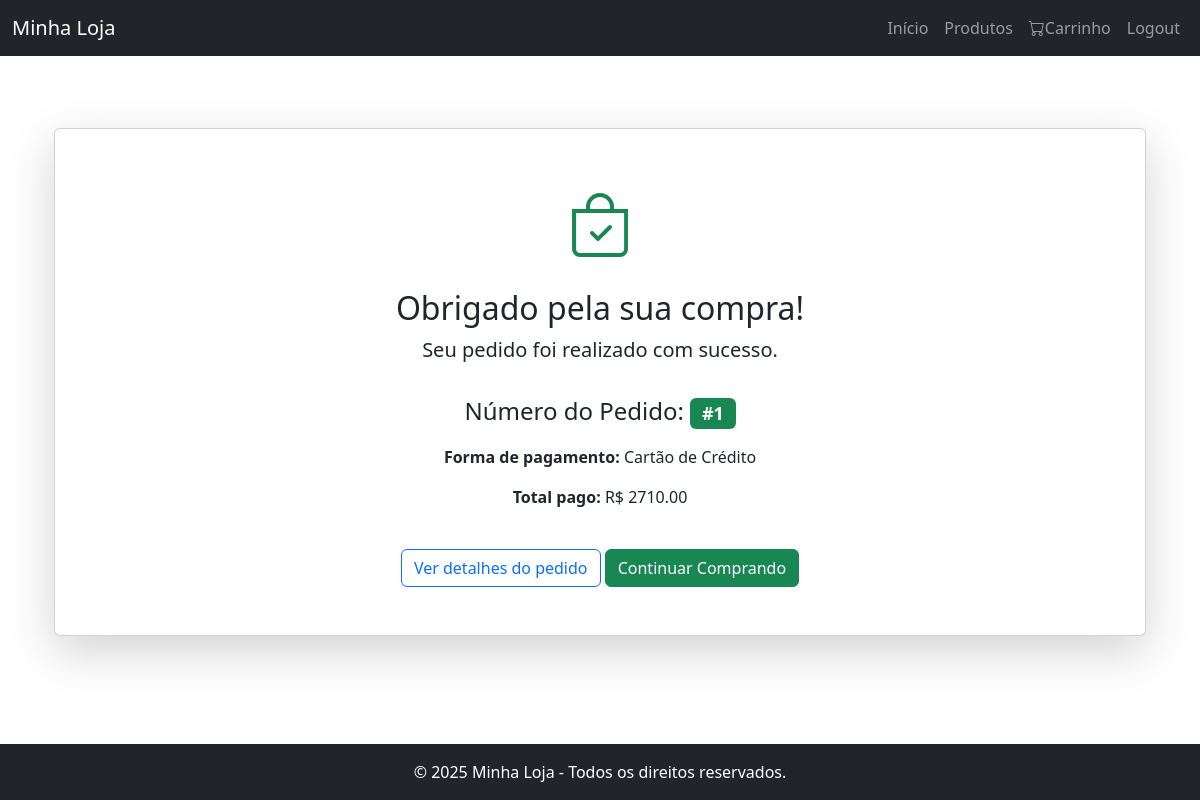
Screenshot of /pedido/obrigado/1/ (signed in) with the database file from the repository.
### pedido/models.py (models this page shows, shortened)
class Pedido(models.Model):
    STATUS_CHOICES = [
        ("CR", "Criado"),
        ("PG", "Pago"),
        ("EN", "Enviado"),
        ("CO", "Concluído"),
        ("CA", "Cancelado"),
    ]
    cliente = models.ForeignKey(Cliente, on_delete=models.CASCADE, related_name="pedidos")
    data_pedido = models.DateTimeField(auto_now_add=True)
    status = models.CharField(max_length=2, choices=STATUS_CHOICES, default="CR")
    forma_pagamento = models.CharField(max_length=50, blank=True, null=True)
    valor_total = models.DecimalField(max_digits=10, decimal_places=2, default=0)
    class Meta:
        verbose_name = "Pedido"
        verbose_name_plural = "Pedidos"

### pedido/views.py (the view)
# urls.py: path("obrigado/<int:pk>/", views.obrigado_pedido, name="obrigado_pedido"),
def obrigado_pedido(request, pk):
    pedido = get_object_or_404(Pedido, pk=pk, cliente__id=request.session.get("cliente_id"))
    return render(request, "obrigado_pedido.html", {"pedido": pedido})

### pedido/templates/obrigado_pedido.html (shortened to what this page needs)
{% extends "base.html" %}
{% block content %}
<div class="container my-5 text-center">
  <div class="card shadow-lg p-5">
    <i class="bi bi-bag-check text-success" style="font-size: 4rem;"></i>
    <h2 class="mt-3">Obrigado pela sua compra!</h2>
    <p class="lead">Seu pedido foi realizado com sucesso.</p>
    <h4 class="my-3">Número do Pedido:
      <span class="badge bg-success">#{{ pedido.id }}</span>
    </h4>
    <p><strong>Forma de pagamento:</strong> {{ pedido.forma_pagamento }}</p>
    <p><strong>Total pago:</strong> R$ {{ pedido.valor_total }}</p>
    <div class="mt-4">
      <a href="{% url 'detalhe_pedido' pedido.id %}" class="btn btn-outline-primary">
        Ver detalhes do pedido
      </a>
      <a href="{% url 'home_produto' %}" class="btn btn-success">Continuar Comprando</a>
    </div>
  </div>
</div>
{% endblock %}

### rows the page displays
Pedido: id "1", forma_pagamento "Cartão de Crédito", valor_total "2710.00"

### other values shown
{{ year|default:2025 }} "2025"
